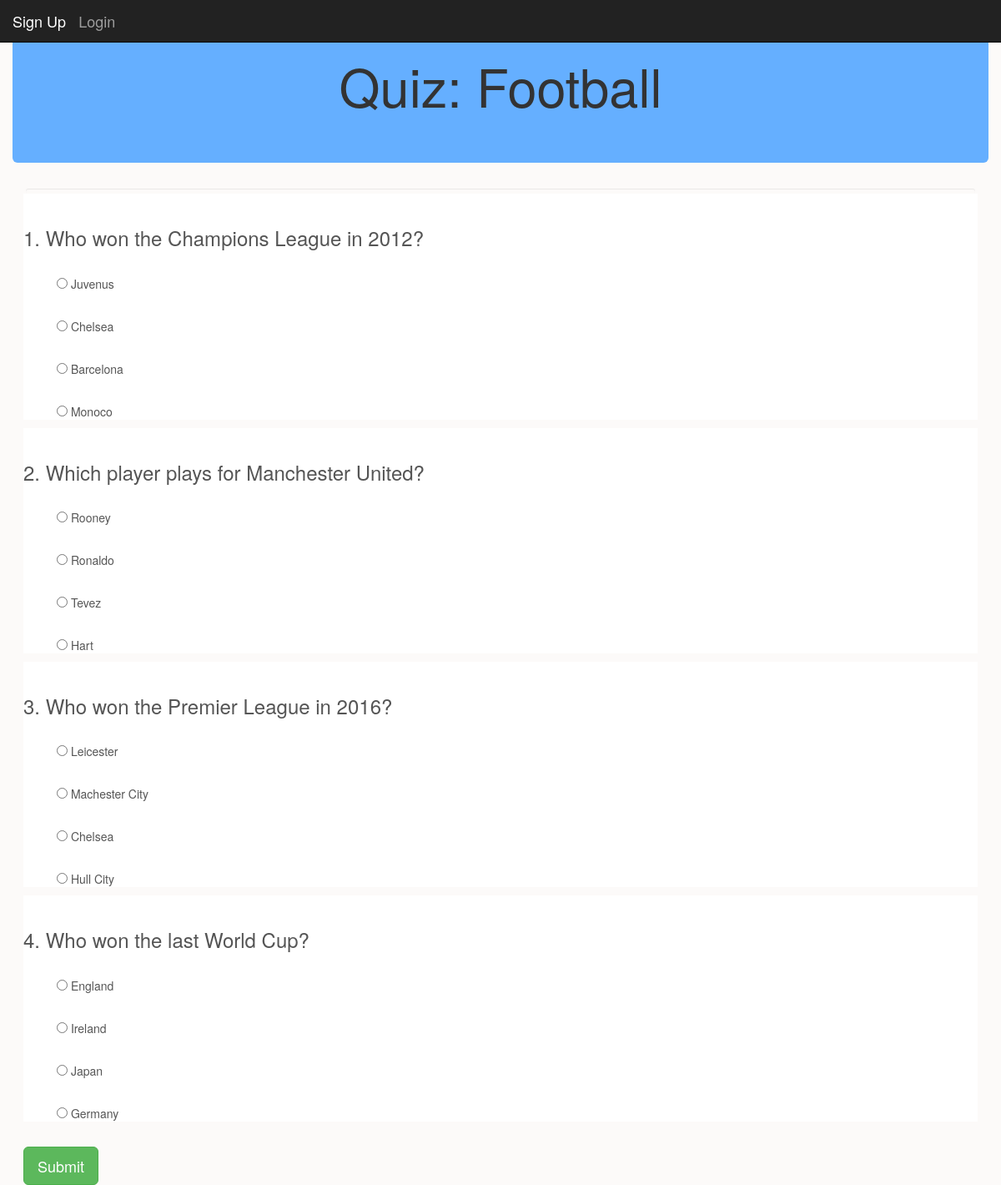
/picked/1/, run on the app's committed database.
### quiz/models.py (models this page shows)
class Quiz(models.Model):
	class Meta:
		verbose_name = "quiz"
		verbose_name_plural = "quiz"
	name = models.CharField(
		max_length=100,
		blank=False,
		verbose_name="name"
	)
	quixID = models.IntegerField( unique = '1')
	numberOfQuestions = models.IntegerField( default = '1')
	created = models.DateTimeField(
		auto_now_add=True
	)
	modified = models.DateTimeField(
		auto_now=True
	)
	def __str__(self):
		return "Quiz name: {}".format(self.name)

class Question(models.Model):
	class Meta:
		verbose_name = "question for quiz"
	quizBelongTo = models.ForeignKey(
		Quiz,
		verbose_name="quizBelongTo",
		on_delete=models.CASCADE
	)
	questionNumber = models.IntegerField( default = '1')
	questionText = models.CharField(max_length = 250, default = "question")
	created = models.DateTimeField(
		auto_now_add=True
	)
	modified = models.DateTimeField(
		auto_now=True
	)
	def __str__(self):
		return "{} Question {}: {} ".format(self.quizBelongTo, self.questionNumber,self.questionText)

class Option(models.Model):
	class Meta:
		verbose_name = "answer"
	option = models.ForeignKey(
		Question,
		verbose_name="optionForQuestion",
		on_delete=models.CASCADE
	)
	optionNumber = models.IntegerField( default = '1')
	optionText = models.CharField(max_length = 250, default = "answer")
	rightAnswer = models.BooleanField(default=False)
	created = models.DateTimeField(
		auto_now_add=True
	)
	modified = models.DateTimeField(
		auto_now=True
	)
	def __str__(self):
		return "Question {}: Option: {} Text: {}  Correct: {}".format(self.option, self.optionNumber,self.optionText,self.rightAnswer)

### quiz/views.py (the view)
# urls.py: url(r'^picked/(?P<quixID>[0-9]+)/$',quiz.views.picked, name ="picked"),
def picked(request, quixID):
	print(quixID)
	quiz = Quiz.objects.get(quixID=quixID)
	questions = Question.objects.filter(quizBelongTo=quiz)
	options = Option.objects.all()
	print("Options: " + str(options))
	return render(request,'quiz/quiz.html', {'quiz':quiz,'questions':questions,'options':options})

### quiz/templates/quiz/quiz.html (shortened to what this page needs)
<!DOCTYPE html>
<html lang="en">
	<head>
		{% load static %}
		<link rel="stylesheet" href="https://maxcdn.bootstrapcdn.com/bootstrap/3.3.7/css/bootstrap.min.css">
	</head>
	<nav class="navbar navbar-inverse navbar-fixed-top">
			<div class="container-fluid">
				<div class="navbar-header">
						{% if user.is_authenticated %}
							<a class="navbar-brand " href="{% url 'viewqs' %}">Pick a Quiz</a>
							<a class="navbar-brand" href="#" onclick="document.getElementById('logoutForm').submit()">Logout</a>
							<a class="navbar-brand">{{user.username}}</a>
							<form id ="logoutForm" method="POST" action = "{% url 'logout' %}">
							{% csrf_token %}
							<input type ="hidden">
							</form>
						{% else %}
						<a class="navbar-brand active" href="{% url 'signup' %}">Sign Up</a>
						<a class="navbar-brand active" href="{% url 'login' %}">Login</a>
						{% endif %}
				</div>
					</div>
	</nav>
	<body data-spy="scroll" data-target="#navbar-example" style = "background-color: #FCFAF9">
	<div class="container-fluid">
		<div class="jumbotron" style = "background-color: #65AFFF">
		 <h1 class = "text-center" >Quiz: {{ quiz.name }}</h1>
	</div>
	<div class="container-fluid">
		<div id = "questionArea">
	<form class="navbar navbar-defaul form-control"  action ="{% url 'completed' %}" method="post"  id="form" style = "background-color: #FCFAF9" >
		<div class="row">
		<div id = "questionArea">
		 {% for question in questions.all %}
		<div style = "background: white" class="mx-auto">
			<br>
			<h3>{{ question.questionNumber }}. {{ question.questionText }}</h3>
			 {% for option in options.all %}
				{% if option.option == question %}
					<br>
					<ul class = "text-left">
					<input type="radio" required name = {{ question.questionNumber }} value={{ option.optionText }}> {{ option.optionText }}
					</ul>
				{% endif %}
			 {% endfor %}
		</div>
		 {% endfor %}
		</div>
		<br>
		<div id = "buttonArea">
			<button type="submit" class="btn btn-default btn-lg btn-success">Submit</button>
		</div>
		</div>
	</form>
	</div>
		</div>
	</div>
	</body>
</html>

### data on the page
Quiz: name "Football"
Question: questionNumber "1", questionText "Who won the Champions League in 2012?"
Option: optionText "Juvenus"
Option: optionText "Chelsea"
Option: optionText "Barcelona"
Option: optionText "Monoco"
Question: questionNumber "2", questionText "Which player plays for Manchester United?"
Option: optionText "Rooney"
Option: optionText "Ronaldo"
Option: optionText "Tevez"
Option: optionText "Hart"
Question: questionNumber "3", questionText "Who won the Premier League in 2016?"
Option: optionText "Leicester"
Option: optionText "Machester City"
Option: optionText "Chelsea"
Option: optionText "Hull City"
Question: questionNumber "4", questionText "Who won the last World Cup?"
Option: optionText "England"
Option: optionText "Ireland"
Option: optionText "Japan"
Option: optionText "Germany"
